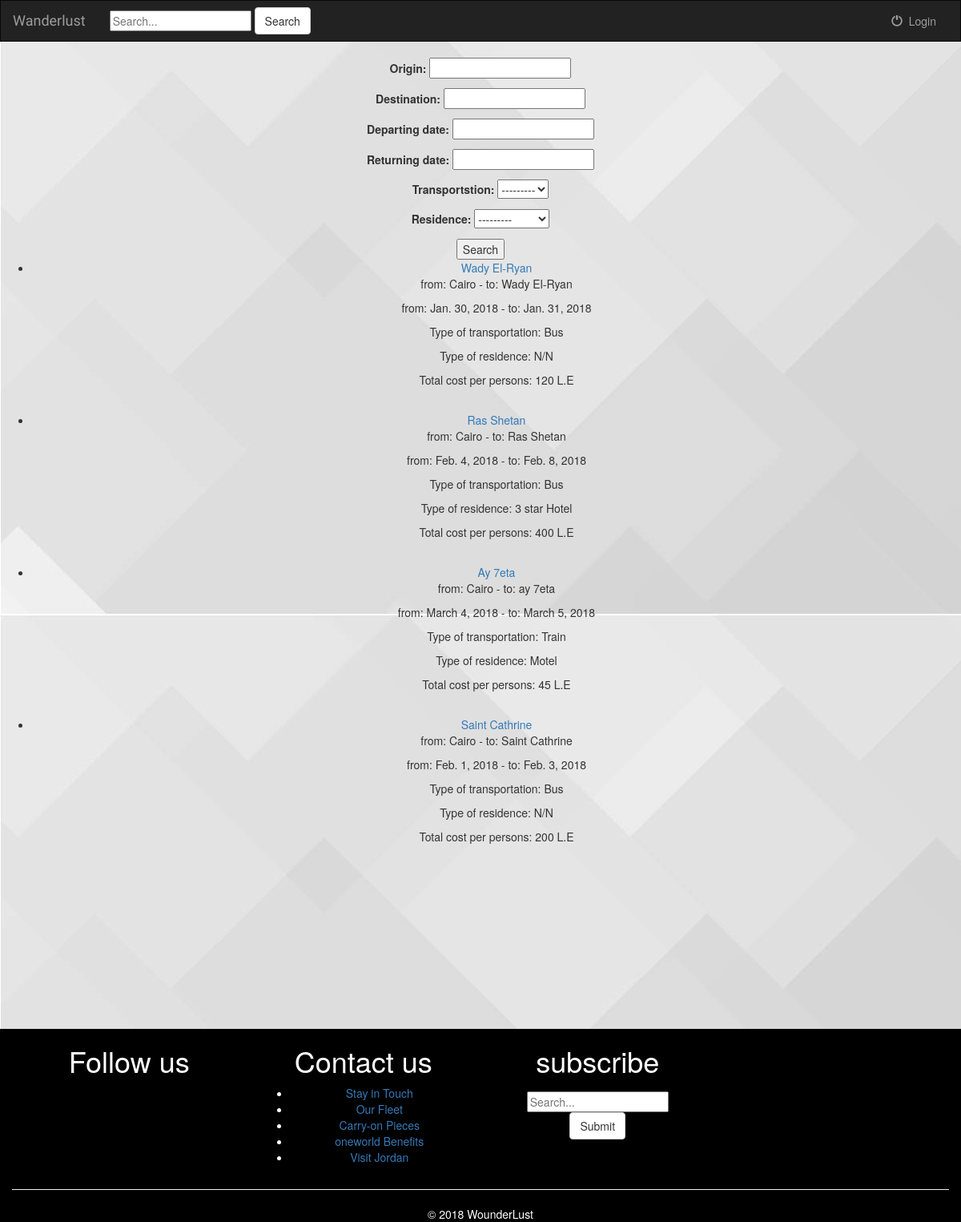
/Wanderlust/filter/, run on the app's committed database.
### trips/models.py (models this page shows, shortened)
class Trip(models.Model):
    name = models.CharField(max_length=250)
    description = models.TextField(max_length=5000, null=True)
    origin = models.CharField(max_length=50, default="Cairo")
    destination = models.CharField(max_length=50)
    departing_date = models.DateField()
    returning_date = models.DateField()
    transportstion = models.CharField(max_length=10, choices=trans_Choices)
    residence = models.CharField(max_length=20, choices=residence_Choices)
    adult_price = models.PositiveSmallIntegerField(default=0)
    kid_price = models.PositiveSmallIntegerField(default=0)
    capacity = models.PositiveSmallIntegerField(default=0)
    reservation = models.ManyToManyField(User, blank=True)
    trip_image1 = models.FileField(default='', blank=True)
    trip_image2 = models.FileField(default='', blank=True)
    trip_image3 = models.FileField(default='', blank=True)
    def check_time(self):
        date_today = date.today()
        if  date_today <= self.departing_date :
            return True
        else:
            return False

### trips/views.py (the view)
class TripFilterView(FilterView):
    filterset_class = TripFilter
    template_name= 'trips/filter.html'

### trips/templates/trips/filter.html (shortened to what this page needs)
{%  extends 'trips/base.html' %}
{%  block body %}
    <div>
     <form method="get">
        {{ filter.form.as_p }}
       <button type="submit">Search</button>
      </form>
    </div>
    <div>
        <ul>
            {% for trip in filter.qs %}
                {%  if trip.check_time %}
                 <li>
                     <a href = "{% url 'trips:detail' trip.id %}"> {{ trip.name }}</a>
                     <p>from: {{ trip.origin  }} - to: {{ trip.destination  }}</p>
                     <p>from: {{ trip.departing_date  }} - to: {{ trip.returning_date  }}</p>
                     <p>Type of transportation: {{ trip.get_transportstion_display }} </p>
                     <p>Type of residence: {{ trip.get_residence_display }} </p>
                     <p>Total cost per persons: {{ trip.adult_price }} L.E</p>
                 <br>
                 </li>
                {% endif %}
            {%  endfor %}
        </ul>
    </div>
{%  endblock %}

### trips/static/trips/style.css (style rules this page uses)
body { background: white url("images/background.jpg"); }

### data on the page
Trip: name "Wady El-Ryan", origin "Cairo", destination "Wady El-Ryan", departing_date "Jan. 30, 2018", returning_date "Jan. 31, 2018", transportstion "Bus", residence "N/N", adult_price "120"
Trip: name "Ras Shetan", origin "Cairo", destination "Ras Shetan", departing_date "Feb. 4, 2018", returning_date "Feb. 8, 2018", transportstion "Bus", residence "3 star Hotel", adult_price "400"
Trip: name "Ay 7eta", origin "Cairo", destination "ay 7eta", departing_date "March 4, 2018", returning_date "March 5, 2018", transportstion "Train", residence "Motel", adult_price "45"
Trip: name "Saint Cathrine", origin "Cairo", destination "Saint Cathrine", departing_date "Feb. 1, 2018", returning_date "Feb. 3, 2018", transportstion "Bus", residence "N/N", adult_price "200"
